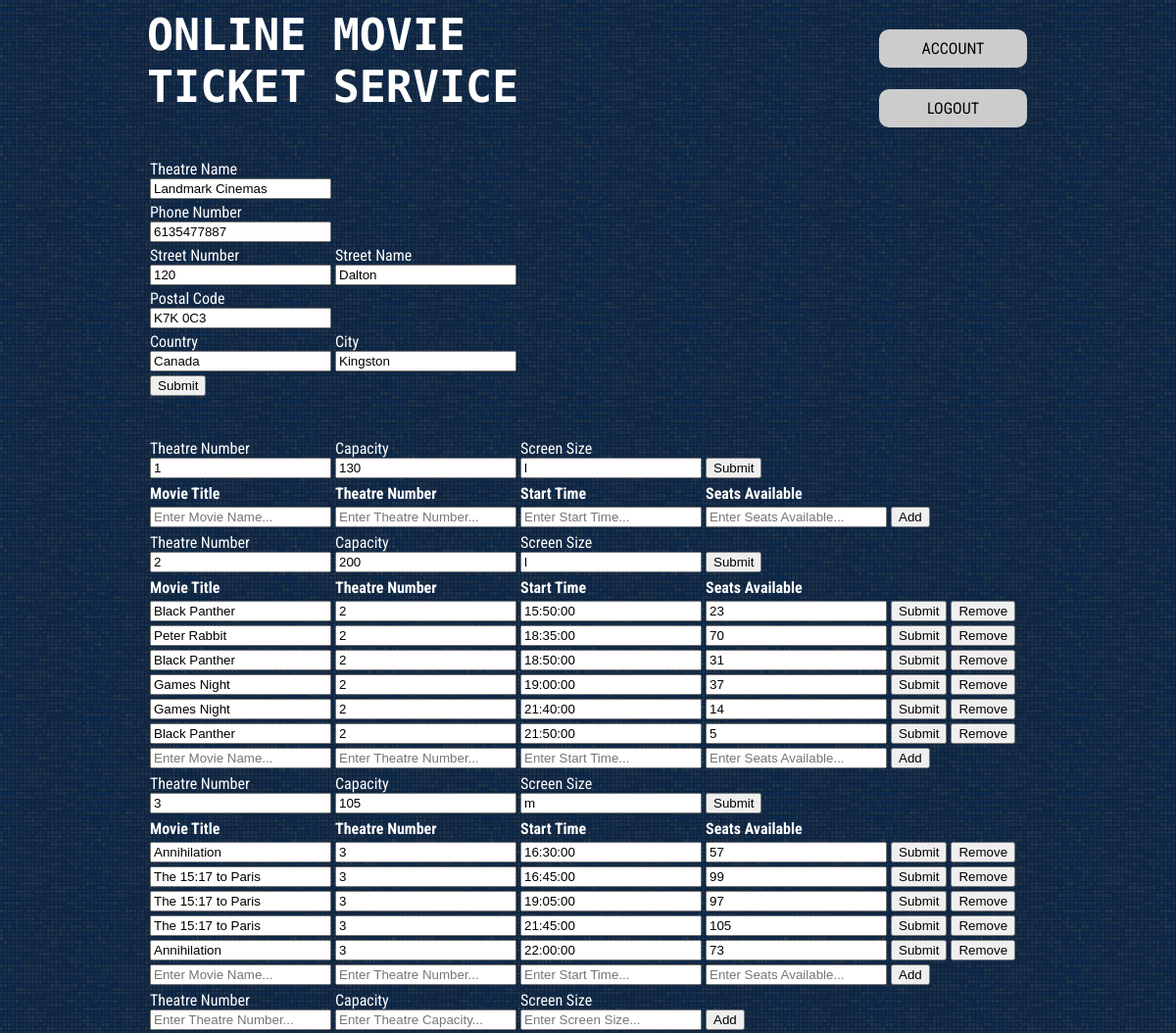
Page /app/editTheatrePageOld.php?theatre_name=Landmark Cinemas on the committed database.
### tables this page shows
CREATE TABLE `theatre_complex` (
  `theatre_name` varchar(50) NOT NULL,
  `phone_num` varchar(20) DEFAULT NULL,
  `street_num` int(11) NOT NULL,
  `street_name` varchar(50) NOT NULL,
  `postal_code` char(10) NOT NULL,
  `country` varchar(50) NOT NULL,
  `city` varchar(50) NOT NULL
);

CREATE TABLE `theatre` (
  `theatre_num` int(11) NOT NULL,
  `max_seats` int(11) DEFAULT NULL,
  `screen_size` enum('s','m','l') DEFAULT NULL,
  `theatre_name` varchar(50) NOT NULL
);

CREATE TABLE `showings` (
  `start_time` time NOT NULL,
  `theatre_num` int(11) NOT NULL,
  `seats_available` int(11) NOT NULL,
  `movie_title` varchar(100) NOT NULL,
  `theatre_name` varchar(50) NOT NULL
);

### app/editTheatrePageOld.php (the view, shortened to what this page needs)
<!DOCTYPE html>
<html lang="en">
<head>
	<link rel="stylesheet" href="../resources/css/style.css">
</head>
<body class="body">
	<header class="mainHeader">
		<h1 class="title"><a href="loggedInHome.php">ONLINE MOVIE<br>TICKET SERVICE</a></h1>
		<table class="buttons">
			<tr><td><a href="accountPage.php" class="accountButton">ACCOUNT</a></td></tr>
			<tr><td><a href="#" class="logoutButton" onclick="logout()">LOGOUT</a></td></tr>
		</table>
	</header>
<?php
$host = "localhost";
$username = "root";
$password = "";
$dbname = "OMTSDB";
try
{
	$conn = new PDO("mysql:host=$host;dbname=$dbname", $username, $password);
	$conn->setAttribute(PDO::ATTR_ERRMODE, PDO::ERRMODE_EXCEPTION);
	$theatre_name = $_GET['theatre_name'];
	$stmt = "SELECT * FROM theatre_complex WHERE theatre_name = '" . $theatre_name . "';";
	foreach($conn->query($stmt) as $row)
	{
		echo '
		<form class="theatreUpdateForm">
			<table class="editTheatreTable">
				<tr>
					<td>Theatre Name<br><input type="text" name="theatre_name" class="enterName" value="'. $row['theatre_name'] .'" required/></td>
				</tr>
				<tr>
					<td>Phone Number<br><input type="text" name="phone_num" class="enterPhone" value="'. $row['phone_num'] .'"/></td>
				</tr>
				<tr>
					<td>Street Number<br><input type="text" name="street_num" class="streetNum" value="'. $row['street_num'] .'"/></td>
					<td>Street Name<br><input type="text" name="street_name" class="streetName" value="'. $row['street_name'] .'"/></td>
				</tr>
				<tr>
					<td>Postal Code<br><input type="text" name="postal_code" class="enterPostCode" value="'. $row['postal_code'] .'"/></td>
				</tr>
				<tr>
					<td>Country<br><input type="text" name="country" class="enterCountry" value="'. $row['country'] .'"/></td>
					<td>City<br><input type="text" name="city" class="enterCity" value="'. $row['city'] .'"/></td>
				</tr>
				<tr>
					<td><button class="submitUpdateTheatre" type="submit" onclick="return updateTheatre()">Submit</button></td>
				</tr>
			</table>
		</form>';
	}
	$stmt = "SELECT * FROM theatre WHERE theatre_name = '". $theatre_name ."';";
	echo '<br><br><table class="audTable">';
	foreach($conn->query($stmt) as $row)
	{
		echo '
		<form class="audForm">
			<table class="editAudTable">
				<tr>
					<td>Theatre Number<br><input type="text" name="theatre_num" class="enterNum" value="'. $row['theatre_num'] .'"/></td>
					<td>Capacity<br><input type="text" name="max_seats" class="maxSeats" value="'. $row['max_seats'] .'"/></td>
					<td>Screen Size<br><input type="text" name="screen_size" class="screenSize" value="'. $row['screen_size'] .'"/></td>
					<td><br><button class="submitAudChange" type="submit" onclick="return false">Submit</button></td>
					<td style="visibility:hidden;"><input type="text" name="old_entry" class="oldEntry" value="theatre_name=\'' . $theatre_name . '\' and theatre_num=\'' . $row['theatre_num'] . '\'"/></td>
				</tr>
			</table>
		</form>';
		$movieStmt = 'SELECT * FROM showings as S WHERE S.theatre_name = "'. $theatre_name .'" AND S.theatre_num = "'. $row['theatre_num'] .'" ORDER BY start_time;';
		echo '
		<table class="movieTable">
			<form class="movieAudForm">
				<table class="editMovieTable">
					<tr>
						<th>Movie Title</th>
						<th>Theatre Number</th>
						<th>Start Time</th>
						<th>Seats Available</th>
					</tr>';
		foreach($conn->query($movieStmt) as $movieRow)
		{
			echo '
			<tr class="movieRow">
				<td><input type="text" name="movie_title" class="enterMovie" value="'. $movieRow['movie_title'] .'"/></td>
				<td><input type="text" name="theatre_num" class="theatreNum" value="'. $movieRow['theatre_num'] .'"/></td>
				<td><input type="text" name="start_time" class="startTime" value="'. $movieRow['start_time'] .'"/></td>
				<td><input type="text" name="seats_available" class="seatsAvailable" value="'. $movieRow['seats_available'] .'"/></td>
				<td style="display:none;"><input type="text" name="old_entry" class="oldEntry" value="theatre_name=\'' . $theatre_name . '\' and theatre_num=\'' . $movieRow['theatre_num'] . '\' and movie_title=\'' . $movieRow['movie_title'] . '\'"/></td>
				<td><button class="submitMovieChange" type="submit" onclick="return updateMovie(this)">Submit</button></td>
				<td><button class="removeMovie" type="submit" onclick="return false">Remove</button></td>
			</tr>
			';
		}
			echo '
			<tr>
				<td><input type="text" name="movie_title" class="enterMovie" value="" placeholder="Enter Movie Name..."/></td>
				<td><input type="text" name="theatre_num" class="theatreNum" value="" placeholder="Enter Theatre Number..."/></td>
				<td><input type="text" name="start_time" class="startTime" value="" placeholder="Enter Start Time..."/></td>
				<td><input type="text" name="seats_available" class="seatsAvailable" value="" placeholder="Enter Seats Available..."/></td>
				<td><button class="submitMovieChange" type="submit" onclick="return false">Add</button></td>
			</tr>
			';
		echo '
		</table>
			</form>
		</table>';
	}
	echo '
		<form class="audForm">
			<table class="editAudTable">
				<tr>
					<td>Theatre Number<br><input type="text" name="theatre_num" class="enterNum" value="" placeholder="Enter Theatre Number..."/></td>
					<td>Capacity<br><input type="text" name="max_seats" class="maxSeats" value="" placeholder="Enter Theatre Capacity..."/></td>
					<td>Screen Size<br><input type="text" name="screen_size" class="screenSize" value="" placeholder="Enter Screen Size..."/></td>
					<td><br><button class="submitAudChange" type="submit" onclick="return false">Add</button></td>
				</tr>
			</table>
		</form>';
	echo '</table>';
}
catch(PDOException $e)
{
	echo "Error retrieving search: " . $e->getMessage();
}
?>
</body>
</html>

### resources/css/style.css (style rules this page uses)
body { background-image: url("../images/3px-tile.png"); background-color: #0E2B4F; color: white; font-family: 'Roboto Condensed', sans-serif; text-align: left; height: 100%; margin:0; overflow: auto }
html { height: 100%; margin:0; }
a { text-decoration: none; }
.body { margin: 0 auto; width: 75%; clear: both; }
.mainHeader { width: 100%; height: 160px; }
.mainHeader h1 { float: left; font-family: 'Monoton', cursive; text-decoration: none; background-color: transparent; color: #CCCCCC; margin: 0; padding: 1% 0; font-size: 45px; vertical-align: middle; }
.mainHeader h1 a { color: white; height: 100%; }
.mainHeader table { padding: 2% 0; width: 15%; height: 100%; float: right; }
.mainHeader table tr { width: 100%; }
.mainHeader table td { padding: 5% 0; margin: 0%; }
.mainHeader table a { font-family: 'Roboto Condensed', sans-serif; border: 2px solid #CCCCCC; float: right; width: 100%; height: auto; background-color: #CCCCCC; padding: 8px; border-radius: 10px; font-size: 100%; color: black; text-align: center; margin: 0 auto; }

### rows in the picture
theatre_complex: theatre_name "Landmark Cinemas", phone_num "6135477887", street_num "120", street_name "Dalton", postal_code "K7K 0C3", country "Canada", city "Kingston"
theatre: theatre_num "1", max_seats "130", screen_size "l"
theatre: theatre_num "2", max_seats "200", screen_size "l"
showings: movie_title "Black Panther", theatre_num "2", start_time "15:50:00", seats_available "23"
showings: movie_title "Peter Rabbit", theatre_num "2", start_time "18:35:00", seats_available "70"
showings: movie_title "Black Panther", theatre_num "2", start_time "18:50:00", seats_available "31"
showings: movie_title "Games Night", theatre_num "2", start_time "19:00:00", seats_available "37"
showings: movie_title "Games Night", theatre_num "2", start_time "21:40:00", seats_available "14"
showings: movie_title "Black Panther", theatre_num "2", start_time "21:50:00", seats_available "5"
theatre: theatre_num "3", max_seats "105", screen_size "m"
showings: movie_title "Annihilation", theatre_num "3", start_time "16:30:00", seats_available "57"
showings: movie_title "The 15:17 to Paris", theatre_num "3", start_time "16:45:00", seats_available "99"
showings: movie_title "The 15:17 to Paris", theatre_num "3", start_time "19:05:00", seats_available "97"
showings: movie_title "The 15:17 to Paris", theatre_num "3", start_time "21:45:00", seats_available "105"
showings: movie_title "Annihilation", theatre_num "3", start_time "22:00:00", seats_available "73"
